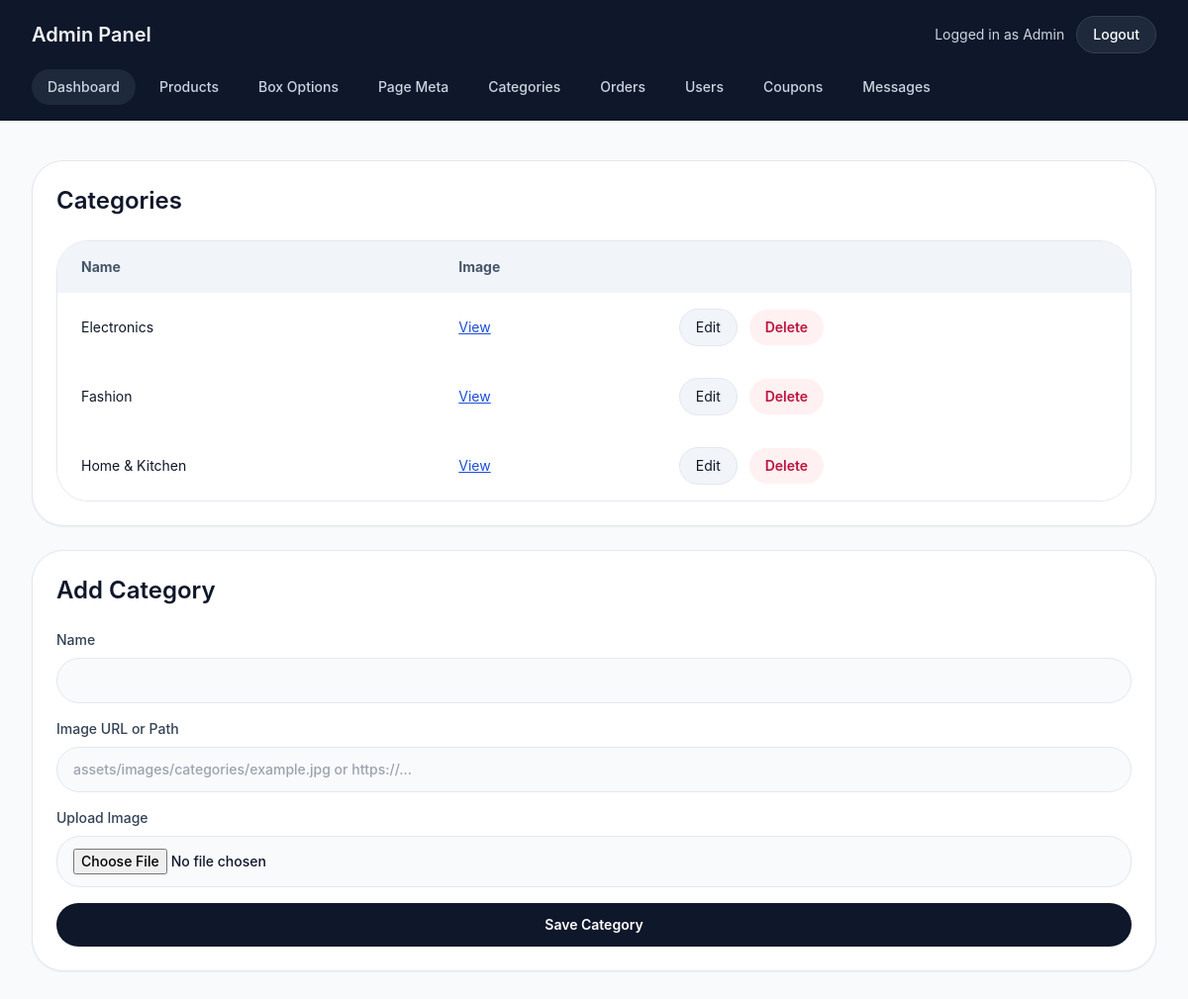
The app's page /admin/categories.php (signed in), older data.
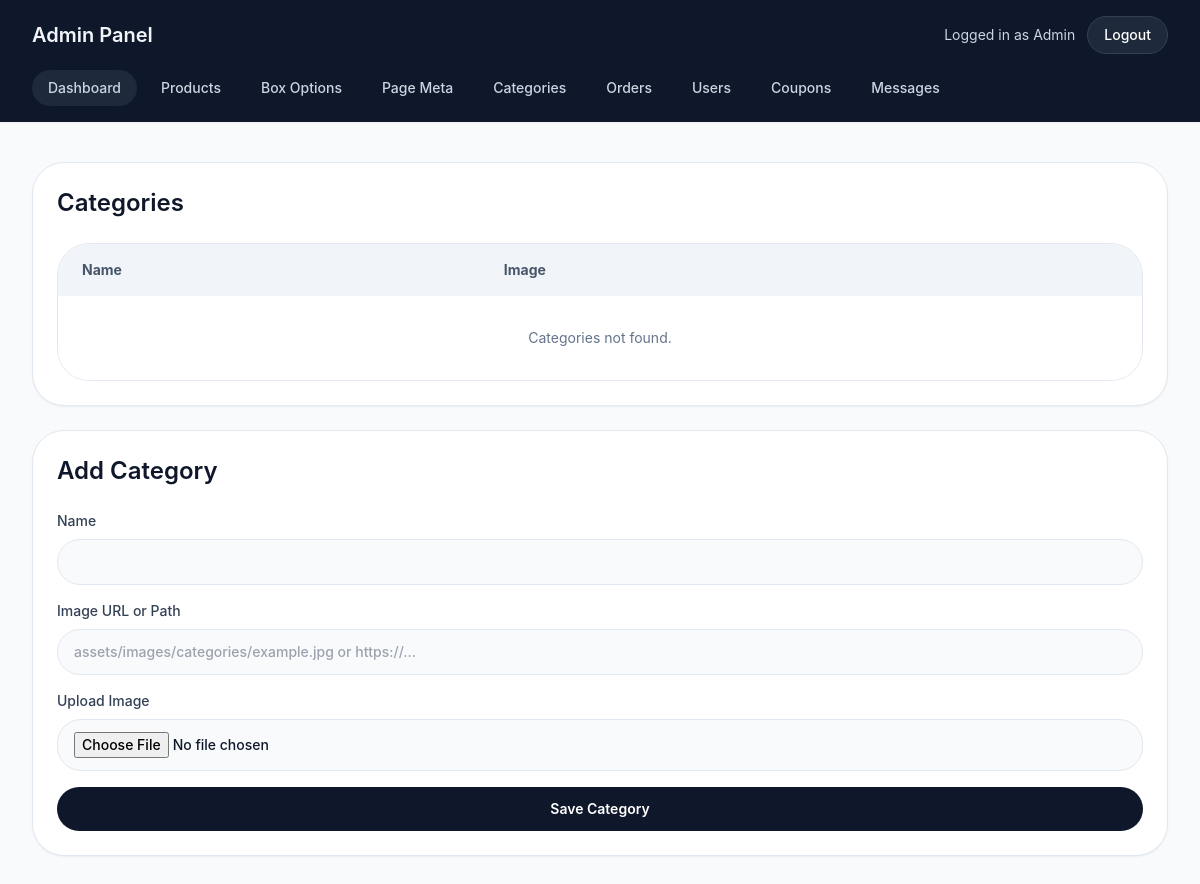
The same page, newer data.
### tables this page shows
CREATE TABLE IF NOT EXISTS categories (
    id INT AUTO_INCREMENT PRIMARY KEY,
    name VARCHAR(120) NOT NULL,
    category_image VARCHAR(255) DEFAULT NULL,
    created_at TIMESTAMP DEFAULT CURRENT_TIMESTAMP
);

### includes/functions.php (called while the page is built, shortened)
<?php
function sanitize($value) {
    return htmlspecialchars(trim($value), ENT_QUOTES, 'UTF-8');
}

### admin/categories.php (the view, shortened to what this page needs)
<?php
require_once __DIR__ . '/_header.php';
$category = null;
$categories = $pdo->query('SELECT * FROM categories ORDER BY name')->fetchAll();
?>
<div class="grid gap-6 xl:grid-cols-[2fr_1fr]">
    <div class="rounded-[2rem] border border-slate-200 bg-white p-6 shadow-sm">
        <h2 class="text-2xl font-semibold text-slate-900">Categories</h2>
        <div class="mt-6 overflow-hidden rounded-[2rem] border border-slate-200">
            <table class="w-full border-separate border-spacing-0 text-left text-sm">
                <thead class="bg-slate-100 text-slate-600"><tr><th class="px-6 py-4">Name</th><th class="px-6 py-4">Image</th><th class="px-6 py-4"></th></tr></thead>
                <tbody>
                    <?php foreach ($categories as $cat): ?>
                        <tr class="border-t border-slate-200 bg-white">
                            <td class="px-6 py-4 text-slate-900"><?= sanitize($cat['name']) ?></td>
                            <td class="px-6 py-4 text-slate-700"><?= sanitize($cat['category_image']) ? '<a href="' . sanitize($cat['category_image']) . '" target="_blank" class="text-brand underline">View</a>' : '—' ?></td>
                            <td class="px-6 py-4 space-x-2">
                                <a class="inline-flex rounded-full border border-slate-200 bg-slate-100 px-4 py-2 text-sm text-slate-900 hover:bg-slate-50" href="<?= BASE_URL ?>/admin/categories.php?edit=<?= $cat['id'] ?>">Edit</a>
                                <form class="inline" method="post" onsubmit="return confirm('Delete category?');"><input type="hidden" name="delete_id" value="<?= $cat['id'] ?>"><button class="inline-flex rounded-full bg-rose-50 px-4 py-2 text-sm font-semibold text-rose-700 hover:bg-rose-100">Delete</button></form>
                            </td>
                        </tr>
                    <?php endforeach; ?>
                    <?php if (!$categories): ?>
                        <tr class="bg-white"><td colspan="3" class="px-6 py-8 text-center text-slate-500">Categories not found.</td></tr>
                    <?php endif; ?>
                </tbody>
            </table>
        </div>
    </div>
    <aside class="rounded-[2rem] border border-slate-200 bg-white p-6 shadow-sm">
        <h2 class="text-2xl font-semibold text-slate-900"><?= $category ? 'Edit Category' : 'Add Category' ?></h2>
        <form method="post" enctype="multipart/form-data" class="mt-6 space-y-4">
            <label class="block text-sm font-medium text-slate-700">Name<input name="name" value="<?= sanitize($category['name'] ?? '') ?>" required class="mt-2 w-full rounded-3xl border border-slate-200 bg-slate-50 px-4 py-3 text-slate-900 outline-none focus:border-slate-900" /></label>
            <label class="block text-sm font-medium text-slate-700">Image URL or Path<input name="category_image" value="<?= sanitize($category['category_image'] ?? '') ?>" placeholder="assets/images/categories/example.jpg or https://..." class="mt-2 w-full rounded-3xl border border-slate-200 bg-slate-50 px-4 py-3 text-slate-900 outline-none focus:border-slate-900" /></label>
            <label class="block text-sm font-medium text-slate-700">Upload Image<input type="file" name="category_image_file" accept="image/png,image/jpeg,image/webp" class="mt-2 w-full rounded-3xl border border-slate-200 bg-slate-50 px-4 py-3 text-sm text-slate-900 outline-none focus:border-slate-900" /></label>
            <button class="inline-flex w-full items-center justify-center rounded-3xl bg-slate-900 px-6 py-3 text-sm font-semibold text-white hover:bg-slate-800">Save Category</button>
        </form>
    </aside>
</div>
<?php require_once __DIR__ . '/_footer.php'; ?>

Row changes from the older to the newer data that the page shows:
removed categories: name "Electronics"
removed categories: name "Fashion"
removed categories: name "Home & Kitchen"
Text that changed along with them:
text now shown: "Categories not found."
